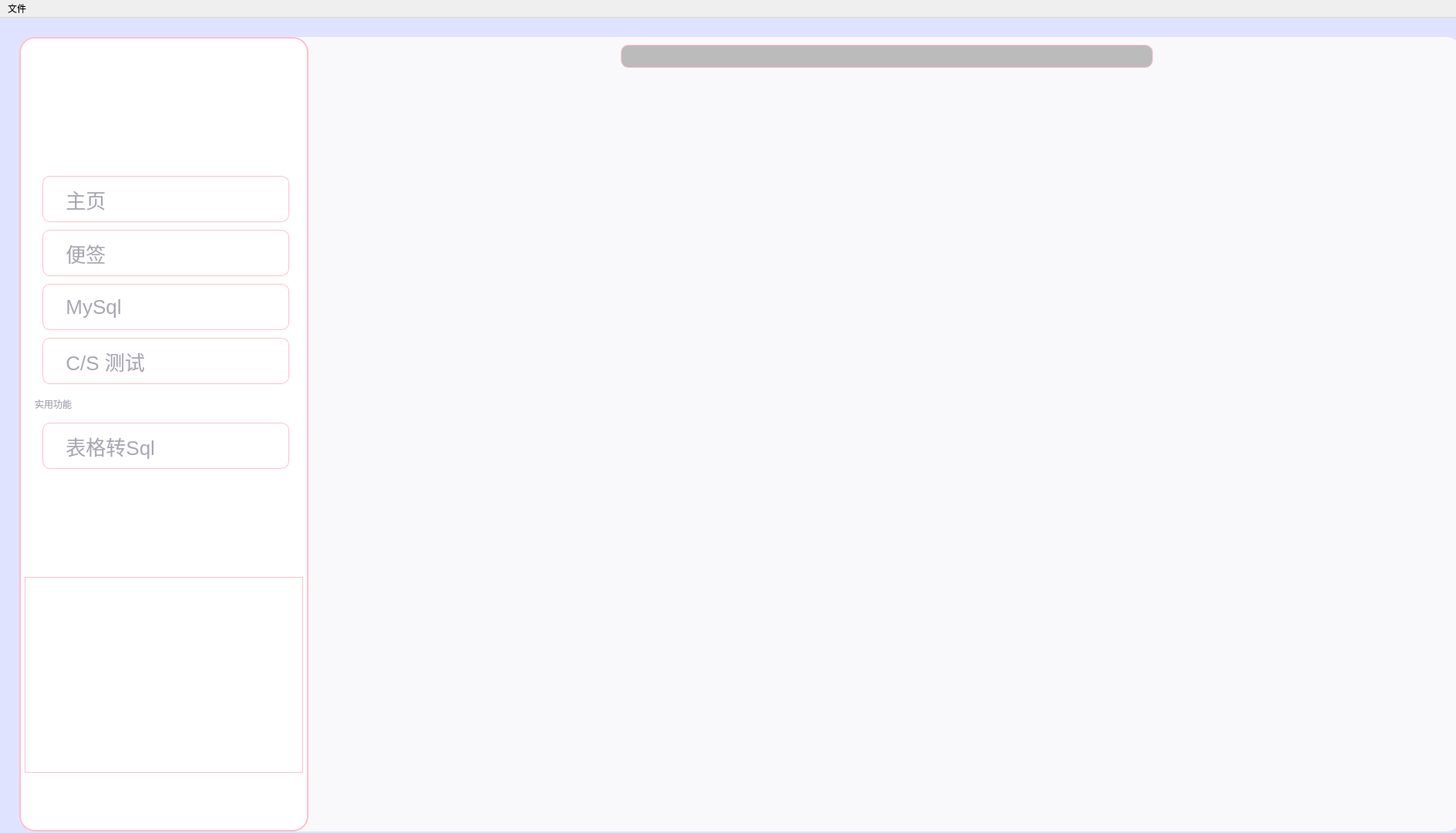
<?xml version="1.0" encoding="UTF-8"?>
<ui version="4.0">
 <class>MainWindow</class>
 <widget class="QMainWindow" name="MainWindow">
  <property name="geometry">
   <rect>
    <x>0</x>
    <y>0</y>
    <width>1888</width>
    <height>1080</height>
   </rect>
  </property>
  <property name="windowTitle">
   <string>MainWindow</string>
  </property>
  <property name="styleSheet">
   <string notr="true">#bg_widget {
    background-color: rgb(224, 227, 255);
}

#main_widget {
    border-radius: 20px;
    background-color: rgb(249, 249, 251);
}

#left_widget,
#right_widget {
    border: 2px solid pink;
    border-radius: 20px;
    background-color: white;
}

#left_widget QPushButton {
    color: rgb(168, 168, 179);
    background-color: #FFFFFF;
    border-radius: 10px;
    border: 1px solid pink;
    text-align: left;
    padding-left: 15px;
    font-size: 26px;
}

#left_widget QPushButton:hover {
    color: rgb(109, 119, 203);
    background-color: #EBEDFF;
}

/* #left_widget QPushButton:!checked {
    background-color: white;
} */

#left_widget QPushButton:checked {
    background-color: #EBEDFF;
    color: rgb(109, 119, 203);
}



#left_bg {
    border: 1px solid pink;
}



#tool_label {
    color: rgb(168, 168, 179);
}

#avatar_label {
    background-color: rgb(235, 237, 255);
    border-radius: 28px;
}

#name_label {
    color: rgb(108, 109, 129);
    background-color: transparent;
    font-size: 22px;
    border: none;
}

#user_label {
    color: rgb(182, 183, 193);
    background-color: transparent;
    font-size: 16px;
    border: none;
}

#notification_label {
    color: rgb(249, 249, 251);
    background-color: rgb(249, 249, 251);
    border: none;
    border-radius: 26px;
}


#right_main_widget {
    background-color: rgb(109, 119, 203);
    border-radius: 26px;
}

#right_note_1 {
    color: white;
    font-size: 25px;
}

#right_note_2 {
    color: rgb(160, 167, 222);
    font-size: 18px;
}

#right_frame {
    background-color: white;
    border-radius: 12px;
}

#attachment_button {
    background-color: rgb(240, 241, 250);
    border-radius: 12px;
    border: none;
}

#link_label {
    color: rgb(166, 167, 179);
    font-size: 19px;
    border: none;
    border-radius: 12px;
}

#account_label {
    color: rgb(90, 92, 114);
    font-size: 30px;
    background-color: transparent;
}

#right_widget #label_1,
#right_widget #label_2,
#right_widget #label_3,
#right_widget #label_4 {
    color: rgb(249, 249, 251);
    background-color: rgb(249, 249, 251);
    border: none;
    border-radius: 26px;
}

#right_widget #button_1,
#right_widget #button_2,
#right_widget #button_3,
#right_widget #button_4 {
    background-color: rgb(240, 241, 250);
    border-radius: 12px;
    border: none;
}

#right_widget #frame_1,
#right_widget #frame_2,
#right_widget #frame_3,
#right_widget #frame_4 {
    border: 1px solid cadetblue;
    border-radius: 18px;
}

#search_frame {
    border: 2px solid black;
    border-radius: 12px;
    background-color: transparent;
}

#search_icon {
    border: none;
}

#search_edit {
    color: black;
    border: none;
    background-color: transparent;
}

#search_button {

    background-color: #34cceb;
    border: 2px solid #1aadff;
    border-radius: 5px;
    color: black;
    padding: 5px 10px;
}

#search_button:hover {
    background-color: #1aadff;
}

#search_button:pressed {
    background-color: #0099ff;
}

#search_button:disabled {
    background-color: #BBBBBB;
    border: 2px solid #888888;
    color: #888888
}

#logout_button {
    background-color: #FF3333;
    color: white;
    border: none;
    border-radius: 12px;
    font-size: 40px;
    padding: 8px 16px
}

#logout_button:hover {
    background-color: #FF6666;
}

#logout_button:pressed {
    background-color: #CC0000;
    border: none;
}


#connect_client,
#connect_server {
    border: 1px solid pink;
    background-color: #34cceb;
    font-size: 28px;
    border-radius: 12px;
}

#connect_client QPushButton:checked,
#connect_server QPushButton:checked {
    background-color: #CC0000;
}

#connect_client:hover,
#connect_server:hover {
    background-color: #157c91;
    font-size: 32px;
}

#info_label,
#send_client,
#send_server {
    width: 60px;
    height: 30px;
    background-color: wheat;
    color: #157c91;
    font-size: 24px;
    border-radius: 10px;
}

#talk_frame {
    background-color: #EBEDFF;
    border-radius: 12px;
}

#file_name {
    background-color: #BBBBBB;
    color: #157c91;
    border: 1px solid pink;
    border-radius: 10px;
}</string>
  </property>
  <widget class="QWidget" name="bg_widget">
   <property name="styleSheet">
    <string notr="true"/>
   </property>
   <widget class="QWidget" name="main_widget" native="true">
    <property name="geometry">
     <rect>
      <x>25</x>
      <y>25</y>
      <width>1870</width>
      <height>1030</height>
     </rect>
    </property>
    <widget class="QWidget" name="left_widget" native="true">
     <property name="geometry">
      <rect>
       <x>0</x>
       <y>0</y>
       <width>375</width>
       <height>1030</height>
      </rect>
     </property>
     <property name="styleSheet">
      <string notr="true"/>
     </property>
     <widget class="QLabel" name="logo">
      <property name="geometry">
       <rect>
        <x>30</x>
        <y>0</y>
        <width>320</width>
        <height>180</height>
       </rect>
      </property>
      <property name="text">
       <string/>
      </property>
     </widget>
     <widget class="QPushButton" name="home_button">
      <property name="geometry">
       <rect>
        <x>30</x>
        <y>180</y>
        <width>320</width>
        <height>60</height>
       </rect>
      </property>
      <property name="cursor">
       <cursorShape>PointingHandCursor</cursorShape>
      </property>
      <property name="focusPolicy">
       <enum>Qt::StrongFocus</enum>
      </property>
      <property name="styleSheet">
       <string notr="true">#home_button::icon {
    margin-right: 27px;
}</string>
      </property>
      <property name="text">
       <string>  主页</string>
      </property>
      <property name="iconSize">
       <size>
        <width>32</width>
        <height>32</height>
       </size>
      </property>
      <property name="checkable">
       <bool>true</bool>
      </property>
     </widget>
     <widget class="QPushButton" name="note_button">
      <property name="geometry">
       <rect>
        <x>30</x>
        <y>250</y>
        <width>320</width>
        <height>60</height>
       </rect>
      </property>
      <property name="cursor">
       <cursorShape>PointingHandCursor</cursorShape>
      </property>
      <property name="focusPolicy">
       <enum>Qt::StrongFocus</enum>
      </property>
      <property name="styleSheet">
       <string notr="true">#home_button::icon {
    margin-right: 27px;
}</string>
      </property>
      <property name="text">
       <string>  便签</string>
      </property>
      <property name="iconSize">
       <size>
        <width>32</width>
        <height>32</height>
       </size>
      </property>
      <property name="checkable">
       <bool>true</bool>
      </property>
     </widget>
     <widget class="QPushButton" name="mysql_button">
      <property name="geometry">
       <rect>
        <x>30</x>
        <y>320</y>
        <width>320</width>
        <height>60</height>
       </rect>
      </property>
      <property name="cursor">
       <cursorShape>PointingHandCursor</cursorShape>
      </property>
      <property name="focusPolicy">
       <enum>Qt::StrongFocus</enum>
      </property>
      <property name="styleSheet">
       <string notr="true">#home_button::icon {
    margin-right: 27px;
}</string>
      </property>
      <property name="text">
       <string>  MySql</string>
      </property>
      <property name="iconSize">
       <size>
        <width>32</width>
        <height>32</height>
       </size>
      </property>
      <property name="checkable">
       <bool>true</bool>
      </property>
     </widget>
     <widget class="QPushButton" name="adv_button">
      <property name="geometry">
       <rect>
        <x>30</x>
        <y>390</y>
        <width>320</width>
        <height>60</height>
       </rect>
      </property>
      <property name="cursor">
       <cursorShape>PointingHandCursor</cursorShape>
      </property>
      <property name="focusPolicy">
       <enum>Qt::StrongFocus</enum>
      </property>
      <property name="styleSheet">
       <string notr="true">#home_button::icon {
    margin-right: 27px;
}</string>
      </property>
      <property name="text">
       <string>  C/S 测试</string>
      </property>
      <property name="iconSize">
       <size>
        <width>32</width>
        <height>32</height>
       </size>
      </property>
      <property name="checkable">
       <bool>true</bool>
      </property>
     </widget>
     <widget class="QLabel" name="tool_label">
      <property name="geometry">
       <rect>
        <x>20</x>
        <y>460</y>
        <width>91</width>
        <height>31</height>
       </rect>
      </property>
      <property name="text">
       <string>实用功能</string>
      </property>
     </widget>
     <widget class="QPushButton" name="table_to_sql_button">
      <property name="geometry">
       <rect>
        <x>30</x>
        <y>500</y>
        <width>320</width>
        <height>60</height>
       </rect>
      </property>
      <property name="cursor">
       <cursorShape>PointingHandCursor</cursorShape>
      </property>
      <property name="focusPolicy">
       <enum>Qt::StrongFocus</enum>
      </property>
      <property name="styleSheet">
       <string notr="true">#home_button::icon {
    margin-right: 27px;
}</string>
      </property>
      <property name="text">
       <string>  表格转Sql</string>
      </property>
      <property name="iconSize">
       <size>
        <width>32</width>
        <height>32</height>
       </size>
      </property>
      <property name="checkable">
       <bool>true</bool>
      </property>
     </widget>
     <widget class="QLabel" name="left_bg">
      <property name="geometry">
       <rect>
        <x>7</x>
        <y>700</y>
        <width>361</width>
        <height>254</height>
       </rect>
      </property>
      <property name="text">
       <string/>
      </property>
     </widget>
    </widget>
    <widget class="QStackedWidget" name="stackedWidget">
     <property name="geometry">
      <rect>
       <x>380</x>
       <y>0</y>
       <width>1490</width>
       <height>1030</height>
      </rect>
     </property>
     <property name="styleSheet">
      <string notr="true"/>
     </property>
     <property name="currentIndex">
      <number>1</number>
     </property>
     <widget class="QWidget" name="page">
      <property name="styleSheet">
       <string notr="true"/>
      </property>
      <widget class="QWidget" name="right_widget" native="true">
       <property name="geometry">
        <rect>
         <x>995</x>
         <y>0</y>
         <width>495</width>
         <height>1030</height>
        </rect>
       </property>
       <property name="styleSheet">
        <string notr="true"/>
       </property>
       <widget class="QWidget" name="right_main_widget" native="true">
        <property name="geometry">
         <rect>
          <x>30</x>
          <y>143</y>
          <width>430</width>
          <height>200</height>
         </rect>
        </property>
        <property name="styleSheet">
         <string notr="true"/>
        </property>
        <widget class="QLabel" name="right_note_1">
         <property name="geometry">
          <rect>
           <x>30</x>
           <y>35</y>
           <width>281</width>
           <height>25</height>
          </rect>
         </property>
         <property name="text">
          <string>Invite friend</string>
         </property>
        </widget>
        <widget class="QLabel" name="right_note_2">
         <property name="geometry">
          <rect>
           <x>30</x>
           <y>70</y>
           <width>341</width>
           <height>21</height>
          </rect>
         </property>
         <property name="text">
          <string>Invite you friend use your code</string>
         </property>
        </widget>
        <widget class="QFrame" name="right_frame">
         <property name="geometry">
          <rect>
           <x>28</x>
           <y>115</y>
           <width>380</width>
           <height>55</height>
          </rect>
         </property>
         <property name="frameShape">
          <enum>QFrame::StyledPanel</enum>
         </property>
         <property name="frameShadow">
          <enum>QFrame::Raised</enum>
         </property>
         <widget class="QPushButton" name="attachment_button">
          <property name="geometry">
           <rect>
            <x>320</x>
            <y>0</y>
            <width>60</width>
            <height>55</height>
           </rect>
          </property>
          <property name="cursor">
           <cursorShape>PointingHandCursor</cursorShape>
          </property>
          <property name="text">
           <string/>
          </property>
          <property name="iconSize">
           <size>
            <width>32</width>
            <height>32</height>
           </size>
          </property>
         </widget>
         <widget class="QLabel" name="link_label">
          <property name="geometry">
           <rect>
            <x>0</x>
            <y>0</y>
            <width>320</width>
            <height>55</height>
           </rect>
          </property>
          <property name="text">
           <string>https://github.com/yuri2078</string>
          </property>
          <property name="alignment">
           <set>Qt::AlignCenter</set>
          </property>
         </widget>
        </widget>
       </widget>
       <widget class="QLabel" name="avatar_label">
        <property name="geometry">
         <rect>
          <x>35</x>
          <y>45</y>
          <width>56</width>
          <height>56</height>
         </rect>
        </property>
        <property name="text">
         <string/>
        </property>
       </widget>
       <widget class="QLabel" name="name_label">
        <property name="geometry">
         <rect>
          <x>120</x>
          <y>45</y>
          <width>87</width>
          <height>31</height>
         </rect>
        </property>
        <property name="text">
         <string>夏亦寒</string>
        </property>
       </widget>
       <widget class="QLabel" name="user_label">
        <property name="geometry">
         <rect>
          <x>120</x>
          <y>80</y>
          <width>87</width>
          <height>21</height>
         </rect>
        </property>
        <property name="text">
         <string>root</string>
        </property>
       </widget>
       <widget class="QLabel" name="notification_label">
        <property name="geometry">
         <rect>
          <x>413</x>
          <y>45</y>
          <width>52</width>
          <height>52</height>
         </rect>
        </property>
        <property name="text">
         <string/>
        </property>
       </widget>
       <widget class="QLabel" name="account_label">
        <property name="geometry">
         <rect>
          <x>30</x>
          <y>380</y>
          <width>321</width>
          <height>51</height>
         </rect>
        </property>
        <property name="text">
         <string>My social account</string>
        </property>
       </widget>
       <widget class="QFrame" name="frame_1">
        <property name="geometry">
         <rect>
          <x>32</x>
          <y>450</y>
          <width>430</width>
          <height>110</height>
         </rect>
        </property>
        <property name="styleSheet">
         <string notr="true">#label_1_1{
	color: rgb(201, 202, 209);
}

#label_1_2{
	color: rgb(90, 92, 114);
}</string>
        </property>
        <property name="frameShape">
         <enum>QFrame::StyledPanel</enum>
        </property>
        <property name="frameShadow">
         <enum>QFrame::Raised</enum>
        </property>
        <widget class="QLabel" name="label_1">
         <property name="geometry">
          <rect>
           <x>25</x>
           <y>30</y>
           <width>52</width>
           <height>52</height>
          </rect>
         </property>
         <property name="styleSheet">
          <string notr="true"/>
         </property>
         <property name="text">
          <string/>
         </property>
        </widget>
        <widget class="QPushButton" name="button_1">
         <property name="geometry">
          <rect>
           <x>350</x>
           <y>30</y>
           <width>60</width>
           <height>55</height>
          </rect>
         </property>
         <property name="cursor">
          <cursorShape>PointingHandCursor</cursorShape>
         </property>
         <property name="text">
          <string/>
         </property>
         <property name="iconSize">
          <size>
           <width>32</width>
           <height>32</height>
          </size>
         </property>
        </widget>
        <widget class="QLabel" name="label_1_1">
         <property name="geometry">
          <rect>
           <x>97</x>
           <y>30</y>
           <width>241</width>
           <height>21</height>
          </rect>
         </property>
         <property name="font">
          <font>
           <pointsize>18</pointsize>
          </font>
         </property>
         <property name="text">
          <string>Github account</string>
         </property>
        </widget>
        <widget class="QLabel" name="label_1_2">
         <property name="geometry">
          <rect>
           <x>97</x>
           <y>60</y>
           <width>111</width>
           <height>31</height>
          </rect>
         </property>
         <property name="font">
          <font>
           <pointsize>16</pointsize>
           <weight>75</weight>
           <bold>true</bold>
           <underline>false</underline>
          </font>
         </property>
         <property name="text">
          <string>Good Luck</string>
         </property>
        </widget>
       </widget>
       <widget class="QFrame" name="frame_2">
        <property name="geometry">
         <rect>
          <x>30</x>
          <y>580</y>
          <width>430</width>
          <height>110</height>
         </rect>
        </property>
        <property name="styleSheet">
         <string notr="true">#label_1_3{
	color: rgb(201, 202, 209);
}

#label_1_4{
	color: rgb(90, 92, 114);
}</string>
        </property>
        <property name="frameShape">
         <enum>QFrame::StyledPanel</enum>
        </property>
        <property name="frameShadow">
         <enum>QFrame::Raised</enum>
        </property>
        <widget class="QLabel" name="label_2">
         <property name="geometry">
          <rect>
           <x>25</x>
           <y>30</y>
           <width>52</width>
           <height>52</height>
          </rect>
         </property>
         <property name="styleSheet">
          <string notr="true"/>
         </property>
         <property name="text">
          <string/>
         </property>
        </widget>
        <widget class="QPushButton" name="button_2">
         <property name="geometry">
          <rect>
           <x>350</x>
           <y>30</y>
           <width>60</width>
           <height>55</height>
          </rect>
         </property>
         <property name="cursor">
          <cursorShape>PointingHandCursor</cursorShape>
         </property>
         <property name="text">
          <string/>
         </property>
         <property name="iconSize">
          <size>
           <width>32</width>
           <height>32</height>
          </size>
         </property>
        </widget>
        <widget class="QLabel" name="label_1_3">
         <property name="geometry">
          <rect>
           <x>97</x>
           <y>30</y>
           <width>241</width>
           <height>21</height>
          </rect>
         </property>
         <property name="font">
          <font>
           <pointsize>18</pointsize>
          </font>
         </property>
         <property name="text">
          <string>Bilibili account</string>
         </property>
        </widget>
        <widget class="QLabel" name="label_1_4">
         <property name="geometry">
          <rect>
           <x>97</x>
           <y>60</y>
           <width>111</width>
           <height>31</height>
          </rect>
         </property>
         <property name="font">
          <font>
           <pointsize>16</pointsize>
           <weight>75</weight>
           <bold>true</bold>
           <underline>false</underline>
          </font>
         </property>
         <property name="text">
          <string>Good Luck</string>
         </property>
        </widget>
       </widget>
       <widget class="QFrame" name="frame_3">
        <property name="geometry">
         <rect>
          <x>30</x>
          <y>710</y>
          <width>430</width>
          <height>110</height>
         </rect>
        </property>
        <property name="styleSheet">
         <string notr="true">#label_1_5{
	color: rgb(201, 202, 209);
}

#label_1_6{
	color: rgb(90, 92, 114);
}</string>
        </property>
        <property name="frameShape">
         <enum>QFrame::StyledPanel</enum>
        </property>
        <property name="frameShadow">
         <enum>QFrame::Raised</enum>
        </property>
        <widget class="QLabel" name="label_3">
         <property name="geometry">
          <rect>
           <x>25</x>
           <y>30</y>
           <width>52</width>
           <height>52</height>
          </rect>
         </property>
         <property name="styleSheet">
          <string notr="true"/>
         </property>
         <property name="text">
          <string/>
         </property>
        </widget>
        <widget class="QPushButton" name="button_3">
         <property name="geometry">
          <rect>
           <x>350</x>
           <y>30</y>
           <width>60</width>
           <height>55</height>
          </rect>
         </property>
         <property name="cursor">
          <cursorShape>PointingHandCursor</cursorShape>
         </property>
         <property name="text">
          <string/>
         </property>
         <property name="iconSize">
          <size>
           <width>32</width>
           <height>32</height>
          </size>
         </property>
        </widget>
        <widget class="QLabel" name="label_1_5">
         <property name="geometry">
          <rect>
           <x>97</x>
           <y>30</y>
           <width>241</width>
           <height>21</height>
          </rect>
         </property>
         <property name="font">
          <font>
           <pointsize>18</pointsize>
          </font>
         </property>
         <property name="text">
          <string>QQ account</string>
         </property>
        </widget>
        <widget class="QLabel" name="label_1_6">
         <property name="geometry">
          <rect>
           <x>97</x>
           <y>60</y>
           <width>111</width>
           <height>31</height>
          </rect>
         </property>
         <property name="font">
          <font>
           <pointsize>16</pointsize>
           <weight>75</weight>
           <bold>true</bold>
           <underline>false</underline>
          </font>
         </property>
         <property name="text">
          <string>Good Luck</string>
         </property>
        </widget>
       </widget>
       <widget class="QFrame" name="frame_4">
        <property name="geometry">
         <rect>
          <x>30</x>
          <y>840</y>
          <width>430</width>
          <height>110</height>
         </rect>
        </property>
        <property name="styleSheet">
         <string notr="true">#label_1_7{
	color: rgb(201, 202, 209);
}

#label_1_8{
	color: rgb(90, 92, 114);
}</string>
        </property>
        <property name="frameShape">
         <enum>QFrame::StyledPanel</enum>
        </property>
        <property name="frameShadow">
         <enum>QFrame::Raised</enum>
        </property>
        <widget class="QLabel" name="label_4">
         <property name="geometry">
          <rect>
           <x>25</x>
           <y>30</y>
           <width>52</width>
           <height>52</height>
          </rect>
         </property>
         <property name="styleSheet">
          <string notr="true"/>
         </property>
         <property name="text">
          <string/>
         </property>
        </widget>
        <widget class="QPushButton" name="button_4">
         <property name="geometry">
          <rect>
           <x>350</x>
           <y>30</y>
           <width>60</width>
           <height>55</height>
          </rect>
         </property>
         <property name="cursor">
          <cursorShape>PointingHandCursor</cursorShape>
         </property>
         <property name="text">
          <string/>
         </property>
         <property name="iconSize">
          <size>
           <width>32</width>
           <height>32</height>
          </size>
         </property>
        </widget>
        <widget class="QLabel" name="label_1_7">
         <property name="geometry">
          <rect>
           <x>97</x>
           <y>30</y>
           <width>241</width>
           <height>21</height>
          </rect>
         </property>
         <property name="font">
          <font>
           <pointsize>18</pointsize>
          </font>
         </property>
         <property name="text">
          <string>Wechat account</string>
         </property>
        </widget>
        <widget class="QLabel" name="label_1_8">
         <property name="geometry">
          <rect>
           <x>97</x>
           <y>60</y>
           <width>111</width>
           <height>31</height>
          </rect>
         </property>
         <property name="font">
          <font>
           <pointsize>16</pointsize>
           <weight>75</weight>
           <bold>true</bold>
           <underline>false</underline>
          </font>
         </property>
         <property name="text">
          <string>Good Luck</string>
         </property>
        </widget>
       </widget>
      </widget>
      <widget class="QFrame" name="search_frame">
       <property name="geometry">
        <rect>
         <x>190</x>
         <y>490</y>
         <width>611</width>
         <height>70</height>
        </rect>
       </property>
       <property name="frameShape">
        <enum>QFrame::StyledPanel</enum>
       </property>
       <property name="frameShadow">
        <enum>QFrame::Raised</enum>
       </property>
       <widget class="QPushButton" name="search_icon">
        <property name="geometry">
         <rect>
          <x>10</x>
          <y>10</y>
          <width>50</width>
          <height>50</height>
         </rect>
        </property>
        <property name="text">
         <string/>
        </property>
        <property name="iconSize">
         <size>
          <width>50</width>
          <height>50</height>
         </size>
        </property>
       </widget>
       <widget class="QLineEdit" name="search_edit">
        <property name="geometry">
         <rect>
          <x>100</x>
          <y>10</y>
          <width>500</width>
          <height>50</height>
         </rect>
        </property>
        <property name="maximumSize">
         <size>
          <width>500</width>
          <height>50</height>
         </size>
        </property>
        <property name="font">
         <font>
          <pointsize>24</pointsize>
         </font>
        </property>
       </widget>
      </widget>
      <widget class="QLabel" name="search_logo">
       <property name="geometry">
        <rect>
         <x>240</x>
         <y>240</y>
         <width>512</width>
         <height>164</height>
        </rect>
       </property>
       <property name="text">
        <string/>
       </property>
      </widget>
      <widget class="QPushButton" name="search_button">
       <property name="geometry">
        <rect>
         <x>390</x>
         <y>680</y>
         <width>191</width>
         <height>81</height>
        </rect>
       </property>
       <property name="font">
        <font>
         <pointsize>30</pointsize>
        </font>
       </property>
       <property name="cursor">
        <cursorShape>PointingHandCursor</cursorShape>
       </property>
       <property name="text">
        <string>搜索</string>
       </property>
      </widget>
      <widget class="QPushButton" name="logout_button">
       <property name="geometry">
        <rect>
         <x>270</x>
         <y>830</y>
         <width>441</width>
         <height>101</height>
        </rect>
       </property>
       <property name="font">
        <font>
         <pointsize>-1</pointsize>
        </font>
       </property>
       <property name="cursor">
        <cursorShape>PointingHandCursor</cursorShape>
       </property>
       <property name="text">
        <string>退出登陆</string>
       </property>
      </widget>
     </widget>
     <widget class="QWidget" name="page_2">
      <widget class="QLabel" name="file_name">
       <property name="geometry">
        <rect>
         <x>400</x>
         <y>10</y>
         <width>690</width>
         <height>30</height>
        </rect>
       </property>
       <property name="text">
        <string/>
       </property>
       <property name="alignment">
        <set>Qt::AlignCenter</set>
       </property>
      </widget>
     </widget>
     <widget class="QWidget" name="page_3"/>
     <widget class="QWidget" name="page_4">
      <widget class="QPushButton" name="connect_client">
       <property name="geometry">
        <rect>
         <x>690</x>
         <y>810</y>
         <width>251</width>
         <height>121</height>
        </rect>
       </property>
       <property name="font">
        <font>
         <pointsize>-1</pointsize>
        </font>
       </property>
       <property name="cursor">
        <cursorShape>PointingHandCursor</cursorShape>
       </property>
       <property name="styleSheet">
        <string notr="true">QPushButton:checked {
    background-color: #CC0000;
}</string>
       </property>
       <property name="text">
        <string>启动客户端</string>
       </property>
       <property name="checkable">
        <bool>true</bool>
       </property>
      </widget>
      <widget class="QPushButton" name="connect_server">
       <property name="geometry">
        <rect>
         <x>1130</x>
         <y>810</y>
         <width>251</width>
         <height>121</height>
        </rect>
       </property>
       <property name="font">
        <font>
         <pointsize>-1</pointsize>
        </font>
       </property>
       <property name="cursor">
        <cursorShape>PointingHandCursor</cursorShape>
       </property>
       <property name="styleSheet">
        <string notr="true">QPushButton:checked {
    background-color: #CC0000;
}</string>
       </property>
       <property name="text">
        <string>启动服务端</string>
       </property>
       <property name="checkable">
        <bool>true</bool>
       </property>
       <property name="checked">
        <bool>false</bool>
       </property>
      </widget>
      <widget class="QTextEdit" name="info_label">
       <property name="geometry">
        <rect>
         <x>0</x>
         <y>10</y>
         <width>651</width>
         <height>720</height>
        </rect>
       </property>
       <property name="maximumSize">
        <size>
         <width>1441</width>
         <height>30000</height>
        </size>
       </property>
       <property name="font">
        <font>
         <pointsize>-1</pointsize>
        </font>
       </property>
       <property name="styleSheet">
        <string notr="true">color: rgb(85, 85, 255);</string>
       </property>
       <property name="readOnly">
        <bool>true</bool>
       </property>
       <property name="html">
        <string>&lt;!DOCTYPE HTML PUBLIC &quot;-//W3C//DTD HTML 4.0//EN&quot; &quot;http://www.w3.org/TR/REC-html40/strict.dtd&quot;&gt;
&lt;html&gt;&lt;head&gt;&lt;meta name=&quot;qrichtext&quot; content=&quot;1&quot; /&gt;&lt;style type=&quot;text/css&quot;&gt;
p, li { white-space: pre-wrap; }
&lt;/style&gt;&lt;/head&gt;&lt;body style=&quot; font-family:'Source Code Pro'; font-size:24px; font-weight:400; font-style:italic;&quot;&gt;
&lt;p style=&quot;-qt-paragraph-type:empty; margin-top:0px; margin-bottom:0px; margin-left:0px; margin-right:0px; -qt-block-indent:0; text-indent:0px; font-size:26pt;&quot;&gt;&lt;br /&gt;&lt;/p&gt;&lt;/body&gt;&lt;/html&gt;</string>
       </property>
      </widget>
      <widget class="QFrame" name="talk_frame">
       <property name="geometry">
        <rect>
         <x>660</x>
         <y>10</y>
         <width>811</width>
         <height>721</height>
        </rect>
       </property>
       <property name="frameShape">
        <enum>QFrame::StyledPanel</enum>
       </property>
       <property name="frameShadow">
        <enum>QFrame::Raised</enum>
       </property>
       <widget class="QLabel" name="label">
        <property name="geometry">
         <rect>
          <x>120</x>
          <y>190</y>
          <width>611</width>
          <height>371</height>
         </rect>
        </property>
        <property name="font">
         <font>
          <pointsize>140</pointsize>
         </font>
        </property>
        <property name="styleSheet">
         <string notr="true">color: rgb(255, 85, 127);</string>
        </property>
        <property name="text">
         <string>待开发</string>
        </property>
       </widget>
      </widget>
      <widget class="QFrame" name="frame">
       <property name="geometry">
        <rect>
         <x>20</x>
         <y>750</y>
         <width>611</width>
         <height>251</height>
        </rect>
       </property>
       <property name="frameShape">
        <enum>QFrame::StyledPanel</enum>
       </property>
       <property name="frameShadow">
        <enum>QFrame::Raised</enum>
       </property>
      </widget>
     </widget>
    </widget>
   </widget>
  </widget>
  <widget class="QMenuBar" name="menuBar">
   <property name="geometry">
    <rect>
     <x>0</x>
     <y>0</y>
     <width>1888</width>
     <height>36</height>
    </rect>
   </property>
   <widget class="QMenu" name="menu">
    <property name="title">
     <string>文件</string>
    </property>
    <addaction name="open_file"/>
    <addaction name="save_file"/>
   </widget>
   <addaction name="menu"/>
  </widget>
  <action name="open_file">
   <property name="text">
    <string>打开文件</string>
   </property>
  </action>
  <action name="save_file">
   <property name="text">
    <string>另存文件</string>
   </property>
  </action>
 </widget>
 <resources>
  <include location="../images.qrc"/>
  <include location="../images.qrc"/>
 </resources>
 <connections/>
</ui>
